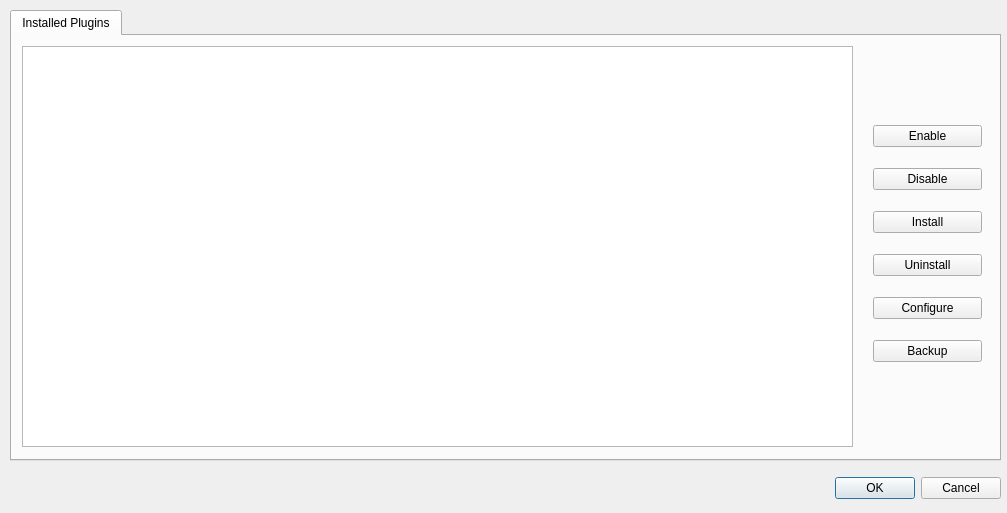
<?xml version="1.0" encoding="UTF-8"?>
<ui version="4.0">
 <class>PluginManagerDialog</class>
 <widget class="QWidget" name="PluginManagerDialog">
  <property name="geometry">
   <rect>
    <x>0</x>
    <y>0</y>
    <width>1007</width>
    <height>513</height>
   </rect>
  </property>
  <property name="windowTitle">
   <string>PluginManagerDialog</string>
  </property>
  <widget class="QWidget" name="layoutWidget">
   <property name="geometry">
    <rect>
     <x>10</x>
     <y>470</y>
     <width>991</width>
     <height>36</height>
    </rect>
   </property>
   <layout class="QHBoxLayout" name="_2">
    <property name="spacing">
     <number>6</number>
    </property>
    <property name="leftMargin">
     <number>0</number>
    </property>
    <property name="topMargin">
     <number>0</number>
    </property>
    <property name="rightMargin">
     <number>0</number>
    </property>
    <property name="bottomMargin">
     <number>0</number>
    </property>
    <item>
     <spacer>
      <property name="orientation">
       <enum>Qt::Horizontal</enum>
      </property>
      <property name="sizeHint" stdset="0">
       <size>
        <width>558</width>
        <height>31</height>
       </size>
      </property>
     </spacer>
    </item>
    <item>
     <widget class="QDialogButtonBox" name="buttonBox_2">
      <property name="standardButtons">
       <set>QDialogButtonBox::Cancel|QDialogButtonBox::Ok</set>
      </property>
     </widget>
    </item>
   </layout>
  </widget>
  <widget class="QTabWidget" name="tabWidget">
   <property name="geometry">
    <rect>
     <x>10</x>
     <y>10</y>
     <width>991</width>
     <height>451</height>
    </rect>
   </property>
   <property name="currentIndex">
    <number>0</number>
   </property>
   <widget class="QWidget" name="tab_Plugins">
    <attribute name="title">
     <string>Installed Plugins</string>
    </attribute>
    <widget class="QTreeView" name="treeView">
     <property name="geometry">
      <rect>
       <x>10</x>
       <y>10</y>
       <width>831</width>
       <height>401</height>
      </rect>
     </property>
    </widget>
    <widget class="QWidget" name="verticalLayoutWidget">
     <property name="geometry">
      <rect>
       <x>850</x>
       <y>60</y>
       <width>131</width>
       <height>301</height>
      </rect>
     </property>
     <layout class="QVBoxLayout" name="verticalLayout">
      <property name="spacing">
       <number>3</number>
      </property>
      <item>
       <widget class="QPushButton" name="pbEnable">
        <property name="text">
         <string>Enable</string>
        </property>
       </widget>
      </item>
      <item>
       <widget class="QPushButton" name="pbDisable">
        <property name="text">
         <string>Disable</string>
        </property>
       </widget>
      </item>
      <item>
       <widget class="QPushButton" name="pbInstall">
        <property name="text">
         <string>Install</string>
        </property>
       </widget>
      </item>
      <item>
       <widget class="QPushButton" name="pbUninstall">
        <property name="text">
         <string>Uninstall</string>
        </property>
       </widget>
      </item>
      <item>
       <widget class="QPushButton" name="pbConfigure">
        <property name="text">
         <string>Configure</string>
        </property>
       </widget>
      </item>
      <item>
       <widget class="QPushButton" name="pbBackup">
        <property name="text">
         <string>Backup</string>
        </property>
       </widget>
      </item>
     </layout>
    </widget>
   </widget>
  </widget>
 </widget>
 <layoutdefault spacing="6" margin="11"/>
 <resources/>
 <connections/>
</ui>
